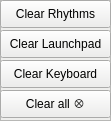
   <widget class="QFrame" name="ClearEdit">
    <property name="geometry">
     <rect>
      <x>170</x>
      <y>160</y>
      <width>111</width>
      <height>121</height>
     </rect>
    </property>
    <property name="styleSheet">
     <string notr="true">background-color: rgb(238, 238, 236);</string>
    </property>
    <property name="frameShape">
     <enum>QFrame::StyledPanel</enum>
    </property>
    <property name="frameShadow">
     <enum>QFrame::Raised</enum>
    </property>
    <widget class="QPushButton" name="ClearRhythms">
     <property name="geometry">
      <rect>
       <x>0</x>
       <y>0</y>
       <width>111</width>
       <height>28</height>
      </rect>
     </property>
     <property name="text">
      <string>Clear Rhythms</string>
     </property>
     <property name="shortcut">
      <string>Ctrl+A</string>
     </property>
    </widget>
    <widget class="QPushButton" name="ClearLaunchpad">
     <property name="geometry">
      <rect>
       <x>0</x>
       <y>30</y>
       <width>111</width>
       <height>28</height>
      </rect>
     </property>
     <property name="text">
      <string>Clear Launchpad</string>
     </property>
     <property name="shortcut">
      <string>Ctrl+L</string>
     </property>
    </widget>
    <widget class="QPushButton" name="CleaKeyboard">
     <property name="geometry">
      <rect>
       <x>0</x>
       <y>60</y>
       <width>111</width>
       <height>28</height>
      </rect>
     </property>
     <property name="text">
      <string>Clear Keyboard</string>
     </property>
     <property name="shortcut">
      <string>Ctrl+W</string>
     </property>
    </widget>
    <widget class="QPushButton" name="ClearAll">
     <property name="geometry">
      <rect>
       <x>0</x>
       <y>90</y>
       <width>111</width>
       <height>28</height>
      </rect>
     </property>
     <property name="text">
      <string>Clear all ⊗</string>
     </property>
     <property name="shortcut">
      <string>Ctrl+A</string>
     </property>
    </widget>
   </widget>
